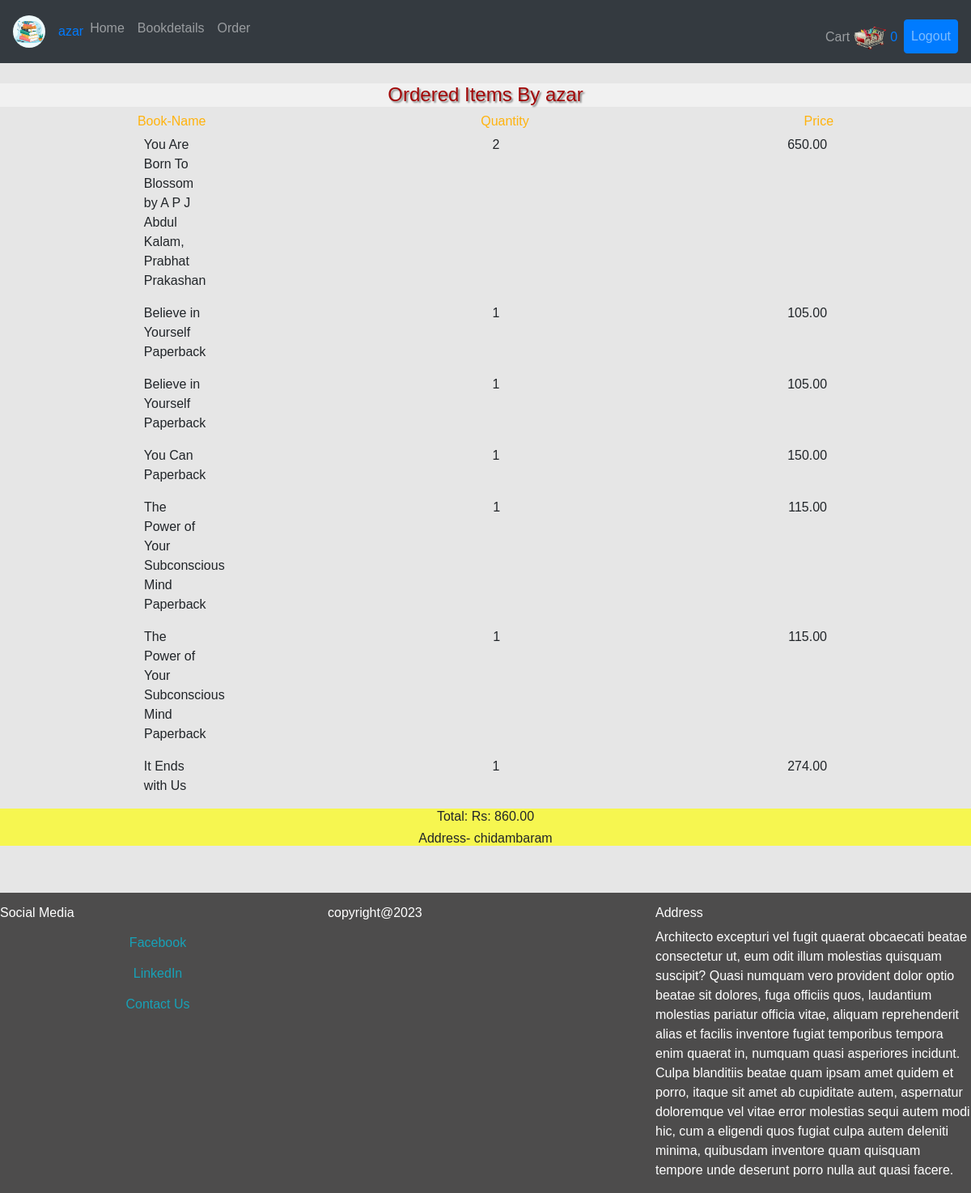
/order/ (signed in), run on the app's committed database.
### bookdetails/models.py (models this page shows)
class ordereditem(models.Model):
    username=models.CharField(max_length=60)
    book_names=models.CharField(max_length=120)
    qty=models.IntegerField()
    price=models.IntegerField()
    totalprice=models.IntegerField()
    address=models.TextField()

### bookdetails/views.py (the view)
# urls.py: path('order/',views.ordered,name="order"),
def ordered(request):
    request.session.set_expiry(0)
    try:
        username=request.session['user']
        item=ordereditem.objects.filter(username=username)
        ctx={'user':username,'items':item}
        return render(request,'ordered.html',ctx)
    except:
        return redirect('login')

### bookdetails/templates/ordered.html (shortened to what this page needs)
{% extends 'base.html' %}
{% block nav %}
{% if user %}
{{user}}
{% endif %}
{% endblock %}
{% block bar %}
 {% if user %}<li class="nav-item  mt-3">
 <a class="nav-link btn btn-primary " href="{% url 'clear_session' %}">Logout
</a></li>
 {% else %}
 <li class="nav-item  mt-3">
 <a class="nav-link btn btn-primary " href="{% url 'login' %}">Login
</a>
</li>
{% endif %}
{% endblock %}
{% block content %}
    <main>
        <h3 class="userorder">Ordered Items By {{user}}</h3>
        <content>
            <div class="titleorder">
                <h6>Book-Name</h6>
                <h6>Quantity</h6>
                <h6>Price</h6>
            </div>
            <div class="orderitem">
                {% for item in items %}
                <li>
                    <p style="width:75px;">{{item.book_names}}</p>
                    <P>{{item.qty}}</p>
                        <p>{{item.price}}.00</p>
                </li>
                {% endfor %}
            </div>
        </content>
        <div class="pricetag">
            <h6>Total: Rs: {{items.0.totalprice}}.00</h6>
            <h6>Address- {{items.0.address}}</h6>
        </div>
    </main>
{% endblock %}

### bookdetails/templates/base.html (shortened to what this page needs)
<!DOCTYPE html>
<html>
    <head>
        {% load static %}
        {% load static %}
        <link rel="stylesheet" type="text/css" href="{% static "css/style.css" %}">
    </head>
    <body class="body">
      {% load static %}
        <nav class="navbar navbar-expand-sm bg-dark text-primary  navbar-dark">
            <a class="navbar-brand" href="#">
              <img src="{% static 'img/images.jpg' %}" class="logos" alt="logo" style="width:40px; border-radius:50%; ">
            </a>
            {% block nav %}{% endblock %}
          <div class="collapse navbar-collapse" id="mynav">
            <ul class="navbar-nav" id="mynavbar">
              <li class="nav-item">
                <a class="nav-link h6 "href="{% url 'home' %}">Home</a>
              </li>
              <li class="nav-item">
                <a class="nav-link h6" href="0">Bookdetails</a>
              </li>
              <li class="nav-item">
                <a class="nav-link h6" href="{% url 'order'%}">Order</a>
              </li>
            </ul>
            <ul class="navbar-nav ml-auto ">
              <li class="nav-item  mt-3">
                 <a class="nav-link " href="{% url 'cart'%}">Cart<img id="cart" src="{% static 'img/cart.png'%}"/><span class="mt-3 text-primary"  id="cartt">0</span>
                  </a>
              </li>
             <li class="nav-item  mt-3">
                {% block bar %}
                {% endblock %}
             </li>
            </ul>
          </div>
          </nav>
          <div>
            {% block content%}
            {% endblock %}
          </div>
          <footer class="footer">
            <content>
              <div id="title">
                <h6>
                  Social Media</h6>
                <a href="https://www.facebook.com/login/" class="btn text-info">Facebook</a>
                <a href="https://www.linkedin.com/in/noormohamed-a-ba315525a/" class="btn text-info">LinkedIn</a>
                <a href="https://task-noormohameds-projects.vercel.app/" class="btn text-info">Contact Us</a>
              </div>
                <div id="title">
                    <h6>copyright@2023</h6>
                                  </div>
                <div id="title">
                  <h6>Address</h6>
                 <p>{% lorem 1 b random %}</p>
                 </div>
            </content>
          </footer>
        <link rel="stylesheet" href="https://cdn.jsdelivr.net/npm/bootstrap@4.6.2/dist/css/bootstrap.min.css">
    </body>
</html>

### static/css/style.css (style rules this page uses)
.body { background-color: rgba(219, 219, 219, 0.685); margin: 0; padding: 0; font-family: Arial, sans-serif; display: flex; flex-direction: column; min-height: 100vh; }
.navbar { z-index: 1; color: white; background: transparent; width: 100%; height: auto; }
#cart { width: 50px; height: 30px; }
footer > content { text-align: center; padding-top: 15px; margin-top: 50px; width: 100%; bottom: 0; color:white; background: rgb(77, 76, 76); display: flex; flex-direction: row; justify-content: space-around; column-gap: 15px; }
footer > content> #title { display: flex; flex-direction: column; width: 45%; text-align: left; }
.userorder { text-shadow: 2px 2px 2px rgba(0, 0, 0, 0.445); color: rgb(161, 6, 6); margin-top: 25px; text-align: center; background-color: rgb(241, 241, 241); font-size: x-large; }
.titleorder { color: rgb(255, 179, 14); display: flex; flex-direction: row; justify-content: space-around; }
.orderitem { display: flex; flex-direction: column; justify-content: space-around; }
.orderitem > li { display: flex; flex-direction: row; justify-content: space-around; }
.pricetag { background-color: rgba(255, 255, 0, 0.651); text-align: center; }

### data on the page
ordereditem: book_names "You Are Born To Blossom by A P J Abdul Kalam, Prabhat Prakashan", qty "2", price "650", totalprice "860", address "chidambaram"
ordereditem: book_names "Believe in Yourself Paperback", qty "1", price "105"
ordereditem: book_names "Believe in Yourself Paperback", qty "1", price "105"
ordereditem: book_names "You Can Paperback", qty "1", price "150"
ordereditem: book_names "The Power of Your Subconscious Mind Paperback", qty "1", price "115"
ordereditem: book_names "The Power of Your Subconscious Mind Paperback", qty "1", price "115"
ordereditem: book_names "It Ends with Us", qty "1", price "274"

### other printed values
{{ user }} "azar"
